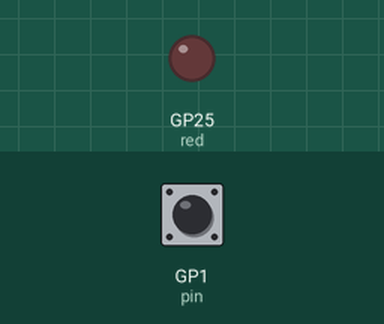
Recording of a program running on a simulated Raspberry Pi Pico running MicroPython. Shown: output pins drawn as LEDs (lit = HIGH). The test bench sets the inputs (shaded band); at power-on: GP1 (pin) HIGH. Library files of the repository ran but are not shown: 1 file(s).

Above: at 1.2 s.
1.3 s: GP1 (pin) pulled LOW for 0.15 s
At 2.1 s:
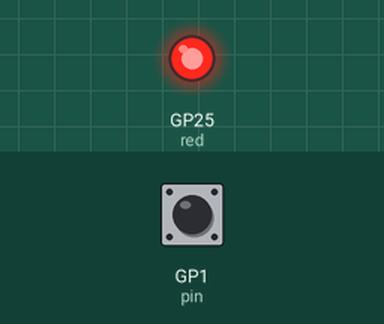
2.9 s: GP1 (pin) pulled LOW for 1 s
At 3.4 s:
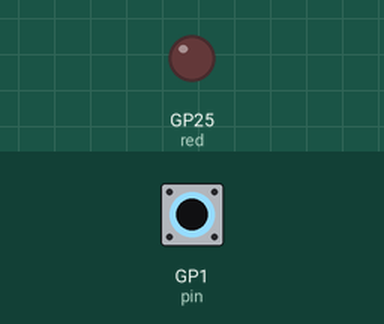
5.4 s: GP1 (pin) pulled LOW for 3.2 s
At 6.8 s:
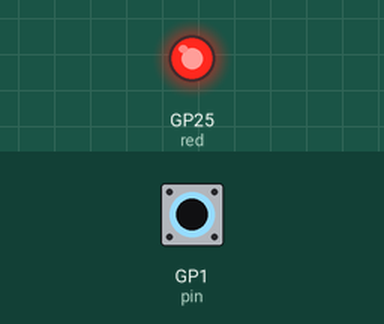
Timing chart, 0 to 8.4 s (numbered marks = the images above; inputs shaded):
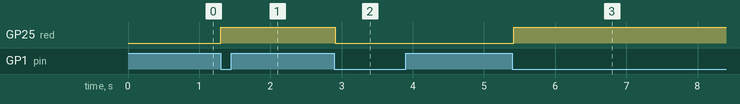

Measured:
- after the input at 1.3 s, GP25 (red): LOW → HIGH at once
- after the input at 2.9 s, GP25 (red): HIGH → LOW at once
- after the input at 5.4 s, GP25 (red): LOW → HIGH at once

The program:

async_button_with_callbacks.py
```python
from machine import Pin
import asyncio
from primitives import Pushbutton

def toggle(led):
    led.toggle()

async def my_app():
    pin = Pin(1, Pin.IN, Pin.PULL_UP)  # Pushbutton to gnd
    red = Pin('LED', Pin.OUT)  # LED on pin 'LED'
    pb = Pushbutton(pin)
    pb.press_func(toggle, (red,))  # Note how function and args are passed
    await asyncio.sleep(60)  # Dummy

asyncio.run(my_app())  # Run main application code
```
